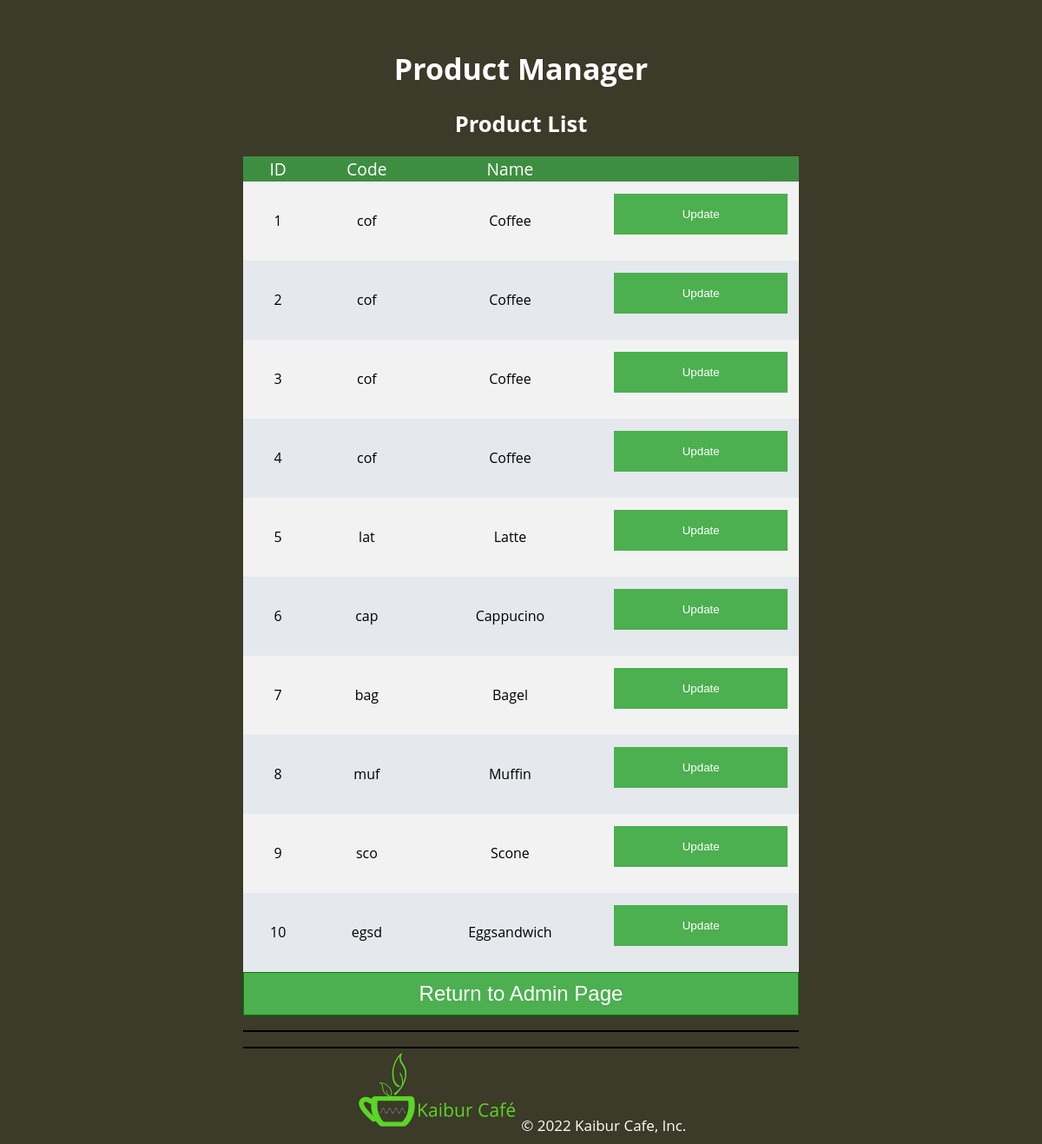
The app's page /admin/viewProducts.php with its own data.
### tables this page shows
CREATE TABLE products (
  prodID        	INT(10)        	NOT NULL   AUTO_INCREMENT,
  prodCode      	VARCHAR(10)    	NOT NULL,
  prodName      	VARCHAR(50)   	NOT NULL,
  prodType     		VARCHAR(50)  	NOT NULL,
  prodSize			VARCHAR(10)	 	NOT NULL,
  prodUnitPrice     DECIMAL(10,2)  	NOT NULL,
  prodQOH			INT(100)		NOT NULL,
  PRIMARY KEY (prodID)
);

### admin/viewProducts.php (the view, shortened to what this page needs)
<?php
	require_once("../inc/db_Connect.php");
	$query = 'SELECT * FROM products
			  ORDER BY prodID';
	$statement2 = $db->prepare($query);
	$statement2->execute();
	$products= $statement2->fetchAll();
?>
<!DOCTYPE html>
<html>
<head>
    <link rel="stylesheet" type="text/css" href="../main1.css" />
</head>
<body>
	<div class=centerbox>
		<h1>Product Manager</h1>
		<h2>Product List</h2>
        <table>
            <tr>
				<th>ID</th>
                <th>Code</th>
                <th>Name</th>
                <th>&nbsp;</th>
            </tr>
            <?php foreach ($products as $product) : ?>
            <tr>
				<td><?php echo $product['prodID']; ?></td>
                <td><?php echo $product['prodCode']; ?></td>
                <td><?php echo $product['prodName']; ?></td>
                <td><form action = "updateProductsForm.php" method="post">
                    <input type="submit" value="Update">
					</form>
                </td>
            </tr>
            <?php endforeach; ?>
        </table>
	<div class = btn-group>
		<div class = centerbox>
			<form action ="index.php?">
				<button class ="button" type="submit" value="Submit">Return to Admin Page</button>
			</form>
		</div>
	</div>
</body>
<footer>
    <div id = "footer">
		<?php require_once("../inc/footer.php"); ?>
</html>

### main1.css (style rules this page uses)
body { background-color: #3c3a28; color: #8c8c8c; font-family: "Open Sans", Arial, Helvetica, sans-serif; font-size: 17px; font-weight: 400; padding: 10px; margin: 0; }
.centerbox { max-width: 640px; margin-left: auto; margin-right: auto; color: white; text-align:center; }
input { align:left; width: 100%; }
input[type=button], input[type=submit], input[type=reset] { background-color: #4CAF50; border: none; color: white; padding: 16px 32px; text-decoration: none; margin: 4px 2px; cursor: pointer; }
.button { background-color: #4CAF20; border: none; color: white; padding: 15px 32px; text-align: center; text-decoration: none; display: inline-block; font-size: 16px; display: block; float: center; }
.btn-group button { background-color: #4CAF50; border: 1px solid green; color: white; padding: 10px 24px; cursor: pointer; width: 100%; font-size: 24px; display: block; }
footer { clear: both; margin-top: 1em; border-top: 2px solid black; }
table { width: 100%; border-spacing: 0; }
td { color: black; text-align: center; padding: 10px 15px; }
th { background-color: #3e8e41; font-weight: 400; font-size: 1.2rem; color: white; padding-left: 15px; padding-right: 15px; }
tr { color: #434343 }
tr:nth-child(even) { background-color: #f2f2f2; }
tr:nth-child(odd) { background-color: #e5e8ed; }

### records on screen
products: prodID "1", prodCode "cof", prodName "Coffee"
products: prodID "2", prodCode "cof", prodName "Coffee"
products: prodID "3", prodCode "cof", prodName "Coffee"
products: prodID "4", prodCode "cof", prodName "Coffee"
products: prodID "5", prodCode "lat", prodName "Latte"
products: prodID "6", prodCode "cap", prodName "Cappucino"
products: prodID "7", prodCode "bag", prodName "Bagel"
products: prodID "8", prodCode "muf", prodName "Muffin"
products: prodID "9", prodCode "sco", prodName "Scone"
products: prodID "10", prodCode "egsd", prodName "Eggsandwich"
